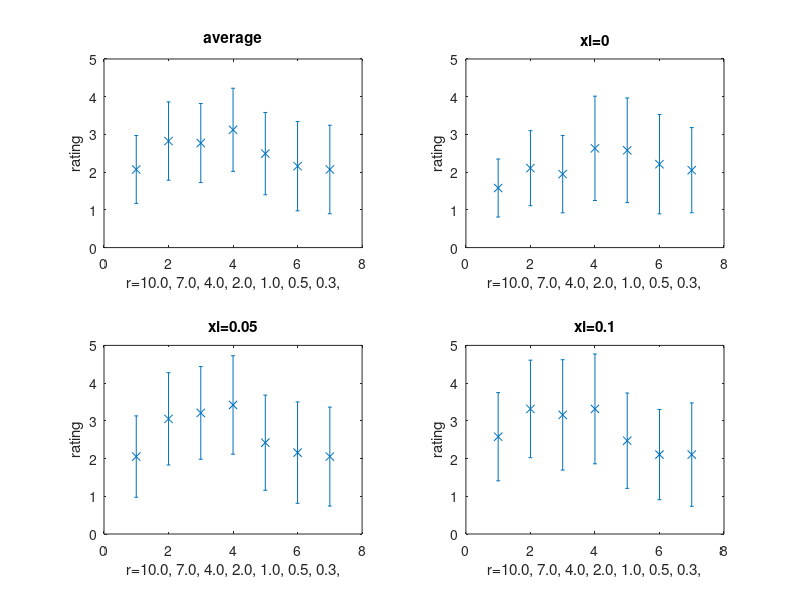

This figure's MATLAB source:
%scores:
% used for droptest: scbb.m this analyses results
names = {'kees','tim','richard','zarin','ron','carm','kevin','asher','billdeacon','anthony','ward','imanbrouwer','jules','henley','lenstroh','jimmutch','mrarruda','mpaone','reynald'};
nnames = length(names)
ndrops = 21;
scores = [
	2 1 3 2 2 1 1 3 1 1 1 1 2 1 2 1 3 1 1
	1 1 4 3 2 1 3 4 1 3 1 2 1 1 3 1 3 2 2
	3 3 5 3 3 1 4 4 1 4 1 2 2 1 3 2 3 2 2
	2 1 3 3 3 1 1 3 1 2 2 3 1 1 3 2 4 3 1
	3 4 5 3 4 1 4 3 1 3 2 3 3 1 5 3 4 4 2
	  
	3 4 5 4 4 1 3 2 1 5 2 4 3 2 4 3 5 5 3
	3 1 1 2 3 1 1 1 1 1 3 3 2 1 2 3 3 4 1
	4 3 3 4 2 1 2 1 5 5 4 4 3 2 3 4 3 5 3
	4 2 1 5 4 2 3 1 5 5 3 4 4 1 3 4 3 5 1
	5 4 1 3 5 4 1 1 1 3 4 2 3 1 3 3 2 3 1
	 
	5 4 3 3 5 5 1 1 5 5 3 4 3 2 3 3 2 4 4
	4 4 3 5 5 1 1 1 5 5 2 3 3 4 4 4 2 5 2
	4 2 2 4 5 1 3 1 1 1 1 2 4 1 4 4 2 4 3
	4 1 1 2 4 1 3 1 1 4 2 3 2 3 3 2 1 5 3
	4 1 3 3 4 1 1 1 1 4 1 4 2 3 3 3 1 3 4
	 
	1 1 1 2 4 1 1 1 1 3 2 4 4 1 4 3 1 4 3
	1 1 1 2 4 2 1 1 1 4 3 3 4 1 1 2 1 5 3
	1 1 1 1 4 3 1 1 1 4 3 3 4 2 1 2 1 3 3
	1 1 3 1 4 2 1 1 1 3 4 2 2 4 1 3 1 2 2
	1 1 1 1 4 4 1 1 1 3 2 1 3 5 1 3 1 3 2
	 
	1 1 3 1 4 4 1 1 1 3 3 1 4 5 1 2 1 1 2
		 ];
% xi = 0
scoresFlat = scores(1:3:19,:);
% xi = 0.05;
scoresInt = scores(2:3:20,:);
% xi = 0.1;
scoresRise = scores(3:3:21,:);
scoresAv = (scoresFlat+scoresInt+scoresRise)/3;

avFlat = mean(scoresFlat');
avInt = mean(scoresInt');
avRise = mean(scoresRise');
avTot = mean(scoresAv');

varFlat = var(scoresFlat');
varInt = var(scoresInt');
varRise = var(scoresRise');
varTot = var(scoresAv');

%bubble radii in mm
r = [10 7  4  2 1 .5 .3];
rstr = sprintf('%2.1f, ',r);
rstr = strcat('r=',rstr);
subplot(2,2,1)
%boxplot(scoresAv',1);
errorbar(1:7,avTot,sqrt(varTot),sqrt(varTot),'x');
axis([0 8 0 5]);
title 'average'
xlabel(rstr);
ylabel 'rating'
subplot(2,2,2)
%boxplot(scoresFlat',1);
errorbar(1:7,avFlat,sqrt(varFlat),sqrt(varFlat),'x');
axis([0 8 0 5]);
title 'xi=0'
xlabel(rstr);
ylabel 'rating'
subplot(2,2,3)
%boxplot(scoresInt',1);
errorbar(1:7,avInt,sqrt(varInt),sqrt(varInt),'x');
axis([0 8 0 5]);
title 'xi=0.05'
xlabel(rstr);
ylabel 'rating'
subplot(2,2,4)
%boxplot(scoresRise',1);
errorbar(1:7,avRise,sqrt(varRise),sqrt(varRise),'x');
axis([0 8 0 5]);
title 'xi=0.1'
xlabel(rstr);
ylabel 'rating'